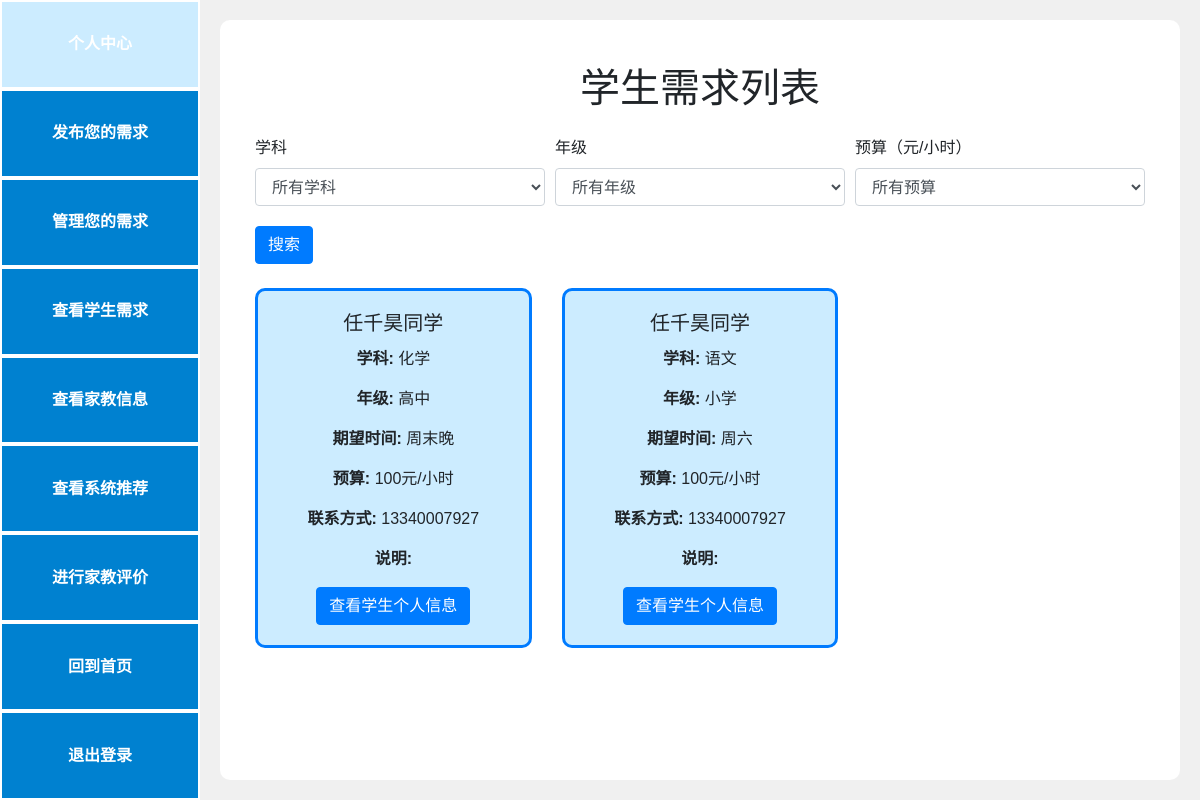
The app's page /students (signed in) with its own data.
### models.py (models this page shows)
class StudentRequest(db.Model):
    id = db.Column(db.Integer, primary_key=True)
    user_id = db.Column(db.Integer, db.ForeignKey('user.id'), nullable=False)
    name = db.Column(db.String(80), nullable=False)
    subject = db.Column(db.String(80), nullable=False)
    grade = db.Column(db.String(80), nullable=False)
    time = db.Column(db.String(80), nullable=False)
    budget = db.Column(db.String(80), nullable=False)
    phoneNumber = db.Column(db.String(20), unique=False, nullable=False)
    information = db.Column(db.Text, unique=False, nullable=False)

### app.py (the view, shortened to what this page needs)
@app.route('/students')
def students():
    subject = request.args.get('subject')
    grade = request.args.get('grade')
    budget = request.args.get('budget')
    query = StudentRequest.query
    if subject:
        query = query.filter(StudentRequest.subject == subject)
    if grade:
        query = query.filter(StudentRequest.grade == grade)
    student_requests = query.all()
    return render_template('students.html', students=student_requests, user=g.user)

### app.py (called while the page is built)
@app.before_request
def create_tables():
    if not hasattr(g, 'first_request'):  # 保证该函数只在第一次访问时执行
        g.first_request = True
        db.create_all()  # 创建所有在模型中定义的数据库表格

@app.before_request
def before_request():
    g.user = None
    if 'user_id' in session:
        g.user = User.query.get(session['user_id'])

### templates/students.html (shortened to what this page needs)
{% if user.role == 'tutor' %}
    {% extends "base_tutor.html" %}
{% else %}
    {% extends "base_student.html" %}
{% endif %}
{% block content %}
<div class="container mt-4">
    <h1 class="mb-4" style="text-align: center;">学生需求列表</h1>
    <form method="GET" action="{{ url_for('students') }}" class="mb-4">
        <div class="form-row">
            <div class="form-group col-md-4">
                <label for="subject">学科</label>
                <select id="subject" name="subject" class="form-control">
                    <option value="">所有学科</option>
                </select>
            </div>
            <div class="form-group col-md-4">
                <label for="grade">年级</label>
                <select id="grade" name="grade" class="form-control">
                    <option value="">所有年级</option>
                </select>
            </div>
            <div class="form-group col-md-4">
                <label for="budget">预算（元/小时）</label>
                <select id="budget" name="budget" class="form-control">
                    <option value="">所有预算</option>
                </select>
            </div>
        </div>
        <button type="submit" class="btn btn-primary">搜索</button>
    </form>
    <div class="row">
        {% for student in students %}
        <div class="col-md-4 mb-4">
            <div class="card h-100">
                <div class="card-body">
                    <h5 class="card-title" style="text-align: center;">{{ student.name }}同学</h5>
                    <p class="card-text" style="text-align: center;"><strong>学科: </strong> {{ student.subject }}</p>
                    <p class="card-text" style="text-align: center;"><strong>年级: </strong>{{ student.grade }}</p>
                    <p class="card-text" style="text-align: center;"><strong>期望时间: </strong>{{ student.time }}</p>
                    <p class="card-text" style="text-align: center;"><strong>预算:</strong> {{ student.budget }}元/小时</p>
                    <p class="card-text" style="text-align: center;"><strong>联系方式: </strong>{{ student.phoneNumber }}</p>
                    <p class="card-text" style="text-align: center;"><strong>说明: </strong>{{ student.information }}</p>
                    <div class="text-center">
                        <a href="{{ url_for('student_profile', user_id=student.user_id) }}" class="btn btn-primary">查看学生个人信息</a>
                    </div>
                </div>
            </div>
        </div>
        {% endfor %}
    </div>
</div>
{% endblock %}

### templates/base_student.html (style rules this page uses)
body { font-family: Arial, sans-serif; display: flex; height: 100vh; margin: 0; background-color: #f0f0f0; background-attachment: fixed; }

### templates/students.html (style rules this page uses)
.card { background-color: #CCECFF; border: 3px solid #007BFF; border-radius: 10px; }
.form-group { margin-bottom: 20px; }

### records on screen
StudentRequest: name "任千昊", subject "化学", grade "高中", time "周末晚", budget "100", phoneNumber "13340007927"
StudentRequest: name "任千昊", subject "语文", grade "小学", time "周六", budget "100", phoneNumber "13340007927"
